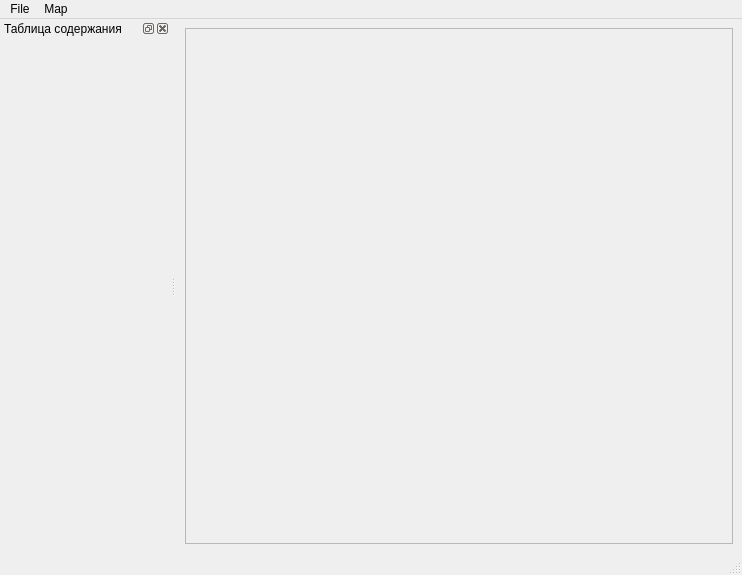
<?xml version="1.0" encoding="UTF-8"?>
<ui version="4.0">
 <class>SimpleMapWindowBase</class>
 <widget class="QMainWindow" name="SimpleMapWindowBase">
  <property name="geometry">
   <rect>
    <x>0</x>
    <y>0</y>
    <width>742</width>
    <height>575</height>
   </rect>
  </property>
  <property name="windowTitle">
   <string>MapWindow</string>
  </property>
  <widget class="QWidget" name="centralwidget">
   <layout class="QGridLayout">
    <property name="margin">
     <number>9</number>
    </property>
    <property name="spacing">
     <number>6</number>
    </property>
    <item row="0" column="0">
     <widget class="QFrame" name="frameMap">
      <property name="frameShape">
       <enum>QFrame::StyledPanel</enum>
      </property>
      <property name="frameShadow">
       <enum>QFrame::Raised</enum>
      </property>
     </widget>
    </item>
   </layout>
  </widget>
  <widget class="QMenuBar" name="menubar">
   <property name="geometry">
    <rect>
     <x>0</x>
     <y>0</y>
     <width>742</width>
     <height>26</height>
    </rect>
   </property>
   <widget class="QMenu" name="menuMap">
    <property name="title">
     <string>Map</string>
    </property>
    <addaction name="mpActionZoomIn"/>
    <addaction name="mpActionZoomOut"/>
    <addaction name="mpActionPan"/>
    <addaction name="mpActionAddLayer"/>
   </widget>
   <widget class="QMenu" name="menuFile">
    <property name="title">
     <string>File</string>
    </property>
    <addaction name="actionExit"/>
   </widget>
   <addaction name="menuFile"/>
   <addaction name="menuMap"/>
  </widget>
  <widget class="QStatusBar" name="statusbar"/>
  <widget class="QDockWidget" name="dockWigTOC">
   <property name="sizePolicy">
    <sizepolicy hsizetype="Preferred" vsizetype="Preferred">
     <horstretch>0</horstretch>
     <verstretch>0</verstretch>
    </sizepolicy>
   </property>
   <property name="minimumSize">
    <size>
     <width>170</width>
     <height>42</height>
    </size>
   </property>
   <property name="windowTitle">
    <string>Таблица содержания</string>
   </property>
   <attribute name="dockWidgetArea">
    <number>1</number>
   </attribute>
   <widget class="QWidget" name="dockWidgetContents_2"/>
  </widget>
  <action name="mpActionZoomIn">
   <property name="icon">
    <iconset resource="resources.qrc">
     <normaloff>:/ico/mActionZoomIn.png</normaloff>:/ico/mActionZoomIn.png</iconset>
   </property>
   <property name="text">
    <string>Zoom In</string>
   </property>
  </action>
  <action name="mpActionZoomOut">
   <property name="icon">
    <iconset resource="resources.qrc">
     <normaloff>:/ico/mActionZoomOut.png</normaloff>:/ico/mActionZoomOut.png</iconset>
   </property>
   <property name="text">
    <string>Zoom Out</string>
   </property>
  </action>
  <action name="mpActionPan">
   <property name="icon">
    <iconset resource="resources.qrc">
     <normaloff>:/ico/mActionPan.png</normaloff>:/ico/mActionPan.png</iconset>
   </property>
   <property name="text">
    <string>Pan</string>
   </property>
  </action>
  <action name="mpActionAddLayer">
   <property name="icon">
    <iconset resource="resources.qrc">
     <normaloff>:/ico/mActionAddLayer.png</normaloff>:/ico/mActionAddLayer.png</iconset>
   </property>
   <property name="text">
    <string>Add Layer</string>
   </property>
  </action>
  <action name="actionExit">
   <property name="text">
    <string>Exit</string>
   </property>
  </action>
 </widget>
 <resources>
  <include location="resources.qrc"/>
 </resources>
 <connections/>
</ui>
